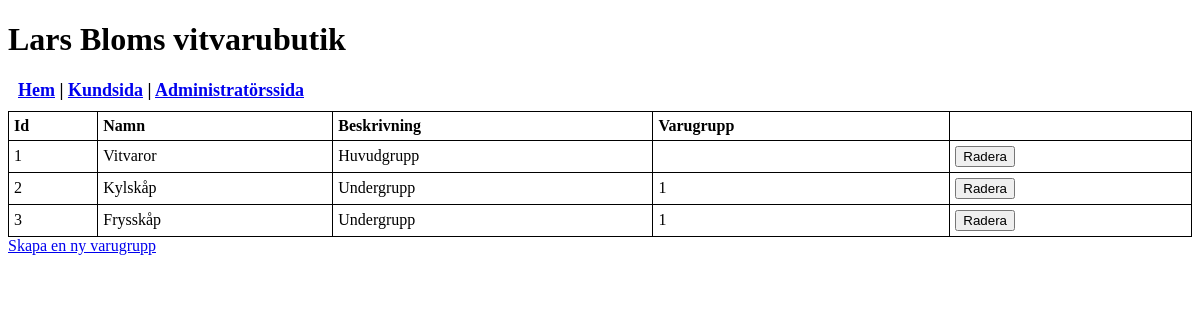
Page /commodity_groups.php on the committed database.
### tables this page shows
CREATE TABLE IF NOT EXISTS varugrupp (
  id INT UNSIGNED NOT NULL AUTO_INCREMENT,
  namn VARCHAR(100) NOT NULL,
  beskrivning VARCHAR(255),
  varugrupp INT UNSIGNED DEFAULT NULL,
  PRIMARY KEY (id),
  CONSTRAINT fk_varugrupp_i_varugrupp
  FOREIGN KEY (varugrupp)
  REFERENCES varugrupp(id)
  ON DELETE CASCADE
  ON UPDATE CASCADE
);

### public/commodity_groups.php (the view, shortened to what this page needs)
<!DOCTYPE html>
<html lang="en">
<head>
  <?php include dirname(dirname(__FILE__)).'\includes\stylesheets.php'; ?>
</head>
<body>
  <header>
    <h1>Lars Bloms vitvarubutik</h1>
    <?php include dirname(dirname(__FILE__)).'\includes\menu.php';?>
  </header>
  <section>
    <table>
      <tr>
        <th>Id</th>
        <th>Namn</th>
        <th>Beskrivning</th>
        <th>Varugrupp</th>
      </tr>
      <?php
      require(dirname(dirname(__FILE__))."\includes\db\connect.php");
      $query  = "SELECT * ";
      $query .= "FROM varugrupp";
      $result = mysqli_query($con,$query);
      while($row = mysqli_fetch_array($result)) {
        echo "<tr>";
        echo "<td>" . $row['id'] . "</td>";
        echo "<td>" . $row['namn'] . "</td>";
        echo "<td>" . $row['beskrivning'] . "</td>";
        echo "<td>" . $row['varugrupp'] . "</td>";
        echo "<td>";
        echo '<form action="delete_commodity_group.php" method="post">';
        echo '<input type="submit" name="btnDelete" value="Radera" onclick="return confirm(\'Säker?\')">';
        echo '</form>';
        echo "</td>";
        echo "</tr>";
      }
      ?>
    </table>
    <a href="new_commodity_group.php">Skapa en ny varugrupp</a>
  </section>
</body>
</html>

### public/stylesheets/main.css (style rules this page uses)
table { width: 100%; border-collapse: collapse; }
table, td, th { border: 1px solid black; padding: 5px; }
th { text-align: left; }

### rows in the picture
varugrupp: id "1", namn "Vitvaror", beskrivning "Huvudgrupp"
varugrupp: id "2", namn "Kylskåp", beskrivning "Undergrupp", varugrupp "1"
varugrupp: id "3", namn "Frysskåp", beskrivning "Undergrupp", varugrupp "1"
